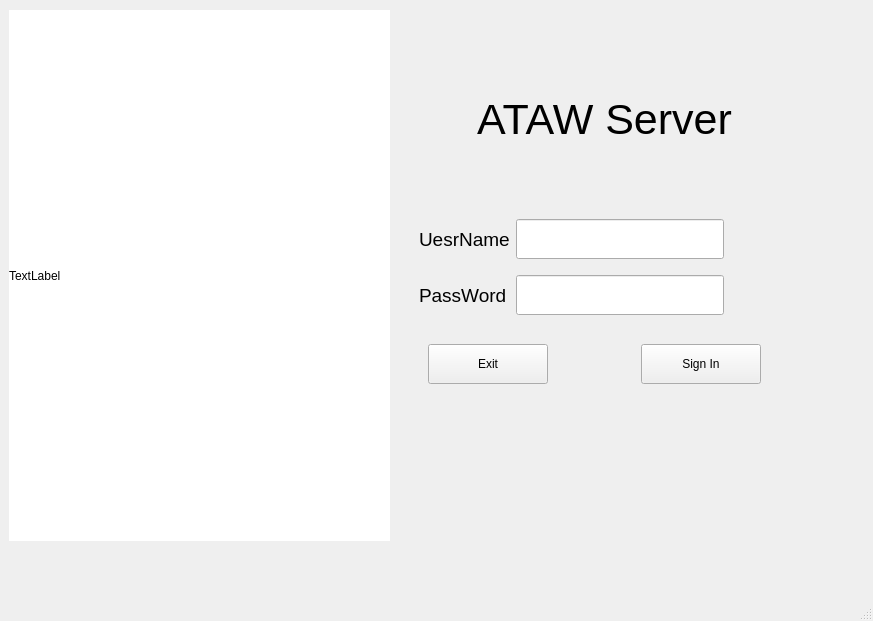
<?xml version="1.0" encoding="UTF-8"?>
<ui version="4.0">
 <class>MainWindow</class>
 <widget class="QMainWindow" name="MainWindow">
  <property name="geometry">
   <rect>
    <x>0</x>
    <y>0</y>
    <width>873</width>
    <height>621</height>
   </rect>
  </property>
  <property name="windowTitle">
   <string>ATAW Server</string>
  </property>
  <widget class="QWidget" name="centralwidget">
   <layout class="QGridLayout" name="gridLayout_7">
    <item row="0" column="0">
     <widget class="QStackedWidget" name="stackedWidgetMain">
      <property name="currentIndex">
       <number>0</number>
      </property>
      <widget class="QWidget" name="LoginWidget">
       <widget class="QWidget" name="widget_2" native="true">
        <property name="geometry">
         <rect>
          <x>410</x>
          <y>210</y>
          <width>351</width>
          <height>189</height>
         </rect>
        </property>
        <layout class="QGridLayout" name="gridLayout">
         <item row="0" column="0">
          <widget class="QLabel" name="label_2">
           <property name="font">
            <font>
             <pointsize>14</pointsize>
            </font>
           </property>
           <property name="text">
            <string>UesrName</string>
           </property>
          </widget>
         </item>
         <item row="0" column="1">
          <widget class="QLineEdit" name="lineEditUser">
           <property name="minimumSize">
            <size>
             <width>150</width>
             <height>40</height>
            </size>
           </property>
          </widget>
         </item>
         <item row="0" column="2">
          <spacer name="horizontalSpacer_2">
           <property name="orientation">
            <enum>Qt::Horizontal</enum>
           </property>
           <property name="sizeType">
            <enum>QSizePolicy::Minimum</enum>
           </property>
           <property name="sizeHint" stdset="0">
            <size>
             <width>40</width>
             <height>20</height>
            </size>
           </property>
          </spacer>
         </item>
         <item row="1" column="1">
          <spacer name="verticalSpacer">
           <property name="orientation">
            <enum>Qt::Vertical</enum>
           </property>
           <property name="sizeType">
            <enum>QSizePolicy::Minimum</enum>
           </property>
           <property name="sizeHint" stdset="0">
            <size>
             <width>20</width>
             <height>10</height>
            </size>
           </property>
          </spacer>
         </item>
         <item row="2" column="0">
          <widget class="QLabel" name="label_3">
           <property name="font">
            <font>
             <pointsize>14</pointsize>
            </font>
           </property>
           <property name="text">
            <string>PassWord</string>
           </property>
          </widget>
         </item>
         <item row="2" column="1">
          <widget class="QLineEdit" name="lineEditPasswd">
           <property name="minimumSize">
            <size>
             <width>150</width>
             <height>40</height>
            </size>
           </property>
          </widget>
         </item>
         <item row="3" column="0" colspan="3">
          <widget class="QWidget" name="widget" native="true">
           <layout class="QHBoxLayout" name="horizontalLayout">
            <item>
             <widget class="QPushButton" name="btn_Exit">
              <property name="minimumSize">
               <size>
                <width>120</width>
                <height>40</height>
               </size>
              </property>
              <property name="text">
               <string>Exit</string>
              </property>
             </widget>
            </item>
            <item>
             <spacer name="horizontalSpacer">
              <property name="orientation">
               <enum>Qt::Horizontal</enum>
              </property>
              <property name="sizeHint" stdset="0">
               <size>
                <width>60</width>
                <height>20</height>
               </size>
              </property>
             </spacer>
            </item>
            <item>
             <widget class="QPushButton" name="btn_Login">
              <property name="minimumSize">
               <size>
                <width>120</width>
                <height>40</height>
               </size>
              </property>
              <property name="text">
               <string>Sign In</string>
              </property>
             </widget>
            </item>
           </layout>
          </widget>
         </item>
        </layout>
       </widget>
       <widget class="QLabel" name="lb_title">
        <property name="geometry">
         <rect>
          <x>410</x>
          <y>50</y>
          <width>371</width>
          <height>120</height>
         </rect>
        </property>
        <property name="minimumSize">
         <size>
          <width>300</width>
          <height>120</height>
         </size>
        </property>
        <property name="font">
         <font>
          <pointsize>32</pointsize>
         </font>
        </property>
        <property name="text">
         <string>ATAW Server</string>
        </property>
        <property name="alignment">
         <set>Qt::AlignCenter</set>
        </property>
       </widget>
       <widget class="QLabel" name="lb_Image">
        <property name="geometry">
         <rect>
          <x>0</x>
          <y>1</y>
          <width>381</width>
          <height>531</height>
         </rect>
        </property>
        <property name="minimumSize">
         <size>
          <width>300</width>
          <height>500</height>
         </size>
        </property>
        <property name="styleSheet">
         <string notr="true">background-color: rgb(255, 255, 255);</string>
        </property>
        <property name="text">
         <string>TextLabel</string>
        </property>
       </widget>
      </widget>
      <widget class="QWidget" name="MainWidget">
       <layout class="QGridLayout" name="gridLayout_8">
        <item row="1" column="1" rowspan="2">
         <widget class="QWidget" name="widget_4" native="true">
          <layout class="QGridLayout" name="gridLayout_6">
           <item row="0" column="0">
            <widget class="AnimationStackedWidget" name="stackedWidget">
             <property name="currentIndex">
              <number>0</number>
             </property>
             <widget class="QWidget" name="page">
              <layout class="QGridLayout" name="gridLayout_9">
               <item row="0" column="0">
                <widget class="QGroupBox" name="groupBox">
                 <property name="title">
                  <string>userInfo</string>
                 </property>
                </widget>
               </item>
              </layout>
             </widget>
             <widget class="QWidget" name="page_2">
              <widget class="QTextBrowser" name="textBrowser">
               <property name="geometry">
                <rect>
                 <x>-5</x>
                 <y>11</y>
                 <width>651</width>
                 <height>481</height>
                </rect>
               </property>
              </widget>
             </widget>
             <widget class="QWidget" name="page_3">
              <widget class="QTableView" name="tableViewUsers">
               <property name="geometry">
                <rect>
                 <x>0</x>
                 <y>0</y>
                 <width>381</width>
                 <height>461</height>
                </rect>
               </property>
              </widget>
              <widget class="QGroupBox" name="groupBox_2">
               <property name="geometry">
                <rect>
                 <x>390</x>
                 <y>0</y>
                 <width>251</width>
                 <height>461</height>
                </rect>
               </property>
               <property name="title">
                <string>UserManage</string>
               </property>
               <layout class="QGridLayout" name="gridLayout_5">
                <item row="0" column="0">
                 <layout class="QGridLayout" name="gridLayout_3">
                  <item row="2" column="0">
                   <widget class="QLabel" name="label_6">
                    <property name="text">
                     <string>TextLabel</string>
                    </property>
                   </widget>
                  </item>
                  <item row="6" column="0">
                   <widget class="QLabel" name="label_9">
                    <property name="text">
                     <string>TextLabel</string>
                    </property>
                   </widget>
                  </item>
                  <item row="1" column="1">
                   <widget class="QLineEdit" name="lineEdit"/>
                  </item>
                  <item row="5" column="0">
                   <widget class="QLabel" name="label_8">
                    <property name="text">
                     <string>TextLabel</string>
                    </property>
                   </widget>
                  </item>
                  <item row="4" column="0">
                   <widget class="QLabel" name="label_7">
                    <property name="text">
                     <string>TextLabel</string>
                    </property>
                   </widget>
                  </item>
                  <item row="1" column="0">
                   <widget class="QLabel" name="label_5">
                    <property name="text">
                     <string>TextLabel</string>
                    </property>
                   </widget>
                  </item>
                  <item row="2" column="1">
                   <widget class="QLineEdit" name="lineEdit_2"/>
                  </item>
                  <item row="4" column="1">
                   <widget class="QLineEdit" name="lineEdit_3"/>
                  </item>
                  <item row="5" column="1">
                   <widget class="QLineEdit" name="lineEdit_4"/>
                  </item>
                  <item row="6" column="1">
                   <widget class="QLineEdit" name="lineEdit_5"/>
                  </item>
                 </layout>
                </item>
                <item row="1" column="0">
                 <spacer name="verticalSpacer_2">
                  <property name="orientation">
                   <enum>Qt::Vertical</enum>
                  </property>
                  <property name="sizeHint" stdset="0">
                   <size>
                    <width>20</width>
                    <height>153</height>
                   </size>
                  </property>
                 </spacer>
                </item>
                <item row="2" column="0">
                 <layout class="QGridLayout" name="gridLayout_4">
                  <item row="1" column="0">
                   <widget class="QPushButton" name="pushButton_3">
                    <property name="text">
                     <string>PushButton</string>
                    </property>
                   </widget>
                  </item>
                  <item row="0" column="0">
                   <widget class="QPushButton" name="pushButton_2">
                    <property name="text">
                     <string>PushButton</string>
                    </property>
                   </widget>
                  </item>
                  <item row="0" column="1">
                   <widget class="QPushButton" name="pushButton_4">
                    <property name="text">
                     <string>PushButton</string>
                    </property>
                   </widget>
                  </item>
                  <item row="1" column="1">
                   <widget class="QPushButton" name="pushButton_5">
                    <property name="text">
                     <string>PushButton</string>
                    </property>
                   </widget>
                  </item>
                 </layout>
                </item>
               </layout>
              </widget>
             </widget>
             <widget class="QWidget" name="page_4">
              <widget class="QGroupBox" name="groupBox_3">
               <property name="geometry">
                <rect>
                 <x>110</x>
                 <y>70</y>
                 <width>245</width>
                 <height>191</height>
                </rect>
               </property>
               <property name="title">
                <string>passWord</string>
               </property>
               <layout class="QGridLayout" name="gridLayout_11">
                <item row="0" column="0">
                 <layout class="QFormLayout" name="formLayout">
                  <item row="0" column="0">
                   <widget class="QLabel" name="label_10">
                    <property name="text">
                     <string>TextLabel</string>
                    </property>
                   </widget>
                  </item>
                  <item row="1" column="0">
                   <widget class="QLabel" name="label_11">
                    <property name="text">
                     <string>TextLabel</string>
                    </property>
                   </widget>
                  </item>
                  <item row="2" column="0">
                   <widget class="QLabel" name="label_12">
                    <property name="text">
                     <string>TextLabel</string>
                    </property>
                   </widget>
                  </item>
                  <item row="0" column="1">
                   <widget class="QLineEdit" name="lineEdit_6"/>
                  </item>
                  <item row="1" column="1">
                   <widget class="QLineEdit" name="lineEdit_7"/>
                  </item>
                  <item row="2" column="1">
                   <widget class="QLineEdit" name="lineEdit_8"/>
                  </item>
                 </layout>
                </item>
                <item row="1" column="0">
                 <layout class="QGridLayout" name="gridLayout_10">
                  <item row="0" column="0">
                   <spacer name="horizontalSpacer_3">
                    <property name="orientation">
                     <enum>Qt::Horizontal</enum>
                    </property>
                    <property name="sizeHint" stdset="0">
                     <size>
                      <width>40</width>
                      <height>20</height>
                     </size>
                    </property>
                   </spacer>
                  </item>
                  <item row="0" column="1">
                   <widget class="QPushButton" name="pushButton_6">
                    <property name="text">
                     <string>PushButton</string>
                    </property>
                   </widget>
                  </item>
                  <item row="0" column="2">
                   <spacer name="horizontalSpacer_4">
                    <property name="orientation">
                     <enum>Qt::Horizontal</enum>
                    </property>
                    <property name="sizeHint" stdset="0">
                     <size>
                      <width>40</width>
                      <height>20</height>
                     </size>
                    </property>
                   </spacer>
                  </item>
                 </layout>
                </item>
               </layout>
              </widget>
             </widget>
             <widget class="QWidget" name="page_5">
              <layout class="QGridLayout" name="gridLayout_12">
               <item row="0" column="0">
                <layout class="QHBoxLayout" name="horizontalLayout_2">
                 <item>
                  <widget class="QLabel" name="label_13">
                   <property name="text">
                    <string>TextLabel</string>
                   </property>
                  </widget>
                 </item>
                 <item>
                  <widget class="QLineEdit" name="lineEditBackup"/>
                 </item>
                 <item>
                  <widget class="QToolButton" name="toolButton">
                   <property name="text">
                    <string>...</string>
                   </property>
                  </widget>
                 </item>
                 <item>
                  <spacer name="horizontalSpacer_5">
                   <property name="orientation">
                    <enum>Qt::Horizontal</enum>
                   </property>
                   <property name="sizeHint" stdset="0">
                    <size>
                     <width>40</width>
                     <height>20</height>
                    </size>
                   </property>
                  </spacer>
                 </item>
                 <item>
                  <widget class="QPushButton" name="pushButton_8">
                   <property name="text">
                    <string>PushButton</string>
                   </property>
                  </widget>
                 </item>
                 <item>
                  <widget class="QPushButton" name="pushButton_7">
                   <property name="text">
                    <string>PushButton</string>
                   </property>
                  </widget>
                 </item>
                </layout>
               </item>
               <item row="1" column="0">
                <spacer name="verticalSpacer_3">
                 <property name="orientation">
                  <enum>Qt::Vertical</enum>
                 </property>
                 <property name="sizeHint" stdset="0">
                  <size>
                   <width>20</width>
                   <height>400</height>
                  </size>
                 </property>
                </spacer>
               </item>
              </layout>
             </widget>
            </widget>
           </item>
          </layout>
         </widget>
        </item>
        <item row="2" column="0">
         <widget class="QTreeWidget" name="treeWidget">
          <property name="minimumSize">
           <size>
            <width>175</width>
            <height>0</height>
           </size>
          </property>
          <property name="maximumSize">
           <size>
            <width>175</width>
            <height>16777215</height>
           </size>
          </property>
          <column>
           <property name="text">
            <string notr="true">1</string>
           </property>
          </column>
         </widget>
        </item>
        <item row="0" column="0" colspan="2">
         <widget class="QWidget" name="widget_3" native="true">
          <property name="minimumSize">
           <size>
            <width>0</width>
            <height>35</height>
           </size>
          </property>
          <layout class="QGridLayout" name="gridLayout_2">
           <item row="0" column="2">
            <spacer name="horizontalSpacer_6">
             <property name="orientation">
              <enum>Qt::Horizontal</enum>
             </property>
             <property name="sizeHint" stdset="0">
              <size>
               <width>40</width>
               <height>20</height>
              </size>
             </property>
            </spacer>
           </item>
           <item row="0" column="1">
            <widget class="QLabel" name="label_4">
             <property name="font">
              <font>
               <pointsize>13</pointsize>
              </font>
             </property>
             <property name="text">
              <string>ATAW Server</string>
             </property>
            </widget>
           </item>
           <item row="0" column="3">
            <widget class="QLabel" name="label">
             <property name="text">
              <string>head</string>
             </property>
            </widget>
           </item>
           <item row="0" column="4">
            <widget class="QPushButton" name="pushButton">
             <property name="text">
              <string>quit</string>
             </property>
            </widget>
           </item>
           <item row="0" column="0">
            <spacer name="horizontalSpacer_7">
             <property name="orientation">
              <enum>Qt::Horizontal</enum>
             </property>
             <property name="sizeHint" stdset="0">
              <size>
               <width>40</width>
               <height>20</height>
              </size>
             </property>
            </spacer>
           </item>
          </layout>
         </widget>
        </item>
       </layout>
      </widget>
     </widget>
    </item>
   </layout>
  </widget>
  <widget class="QMenuBar" name="menubar">
   <property name="geometry">
    <rect>
     <x>0</x>
     <y>0</y>
     <width>873</width>
     <height>27</height>
    </rect>
   </property>
  </widget>
  <widget class="QStatusBar" name="statusbar"/>
 </widget>
 <customwidgets>
  <customwidget>
   <class>AnimationStackedWidget</class>
   <extends>QStackedWidget</extends>
   <header>animationstackedwidget.h</header>
   <container>1</container>
  </customwidget>
 </customwidgets>
 <resources/>
 <connections/>
</ui>
